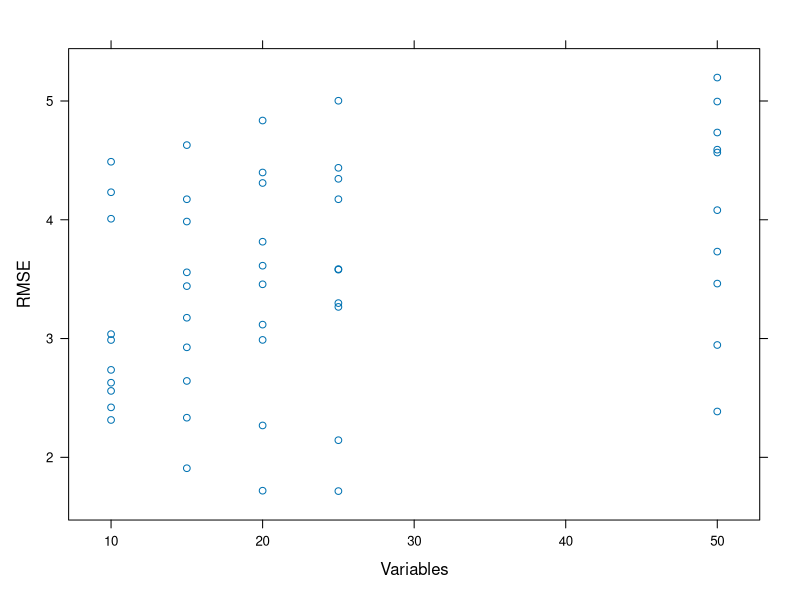
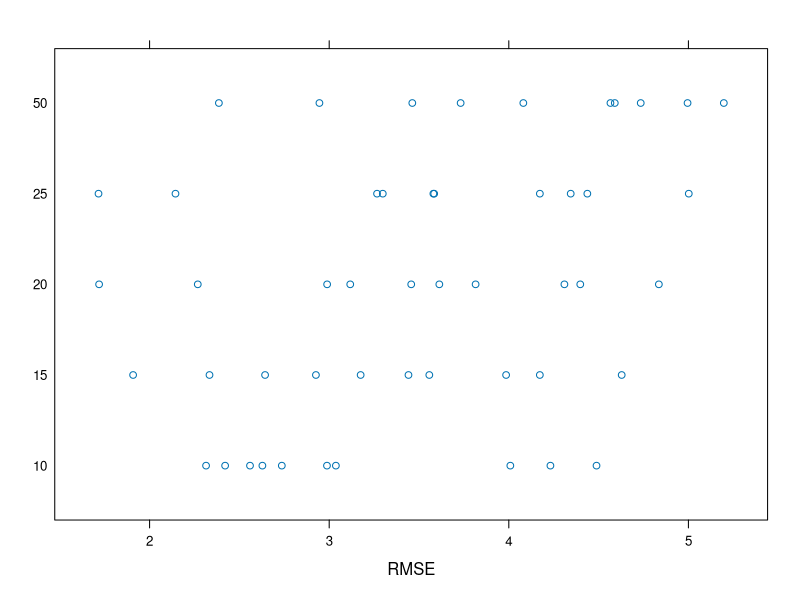
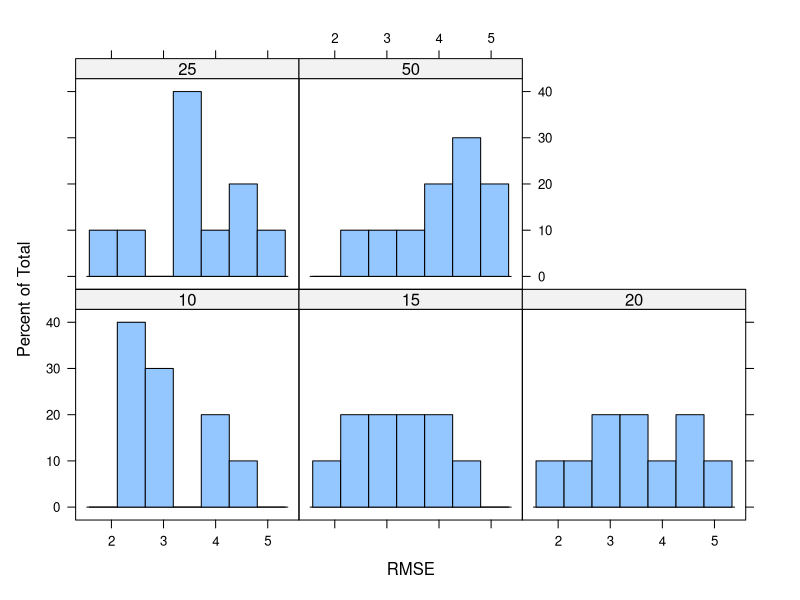
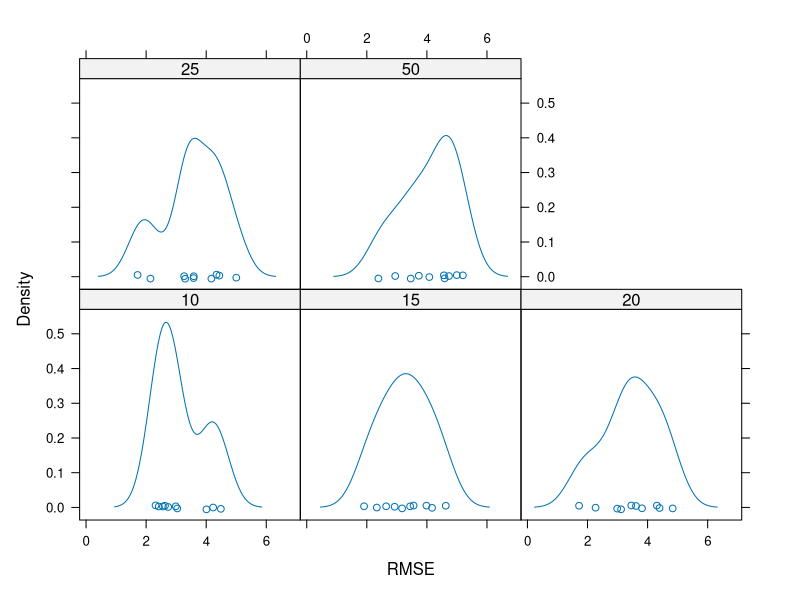

Reproduce these figures in R, in order.
# r2py crawler metadata
# package: caret
# source_type: rd_example
# topic: densityplot.rfe.Rd
# source_file: C:\Users\bened\AppData\Local\R\win-library\4.5\caret\help
# lines: 30

suppressPackageStartupMessages(library(caret))
library(mlbench)
n <- 100
p <- 40
sigma <- 1
set.seed(1)
sim <- mlbench.friedman1(n, sd = sigma)
x <- cbind(sim$x,  matrix(rnorm(n * p), nrow = n))
y <- sim$y
colnames(x) <- paste("var", 1:ncol(x), sep = "")

normalization <- preProcess(x)
x <- predict(normalization, x)
x <- as.data.frame(x, stringsAsFactors = TRUE)
subsets <- c(10, 15, 20, 25)

ctrl <- rfeControl(
                   functions = lmFuncs,
                   method = "cv",
                   verbose = FALSE,
                   returnResamp = "all")

lmProfile <- rfe(x, y,
                 sizes = subsets,
                 rfeControl = ctrl)
xyplot(lmProfile)
stripplot(lmProfile)

histogram(lmProfile)
densityplot(lmProfile)
